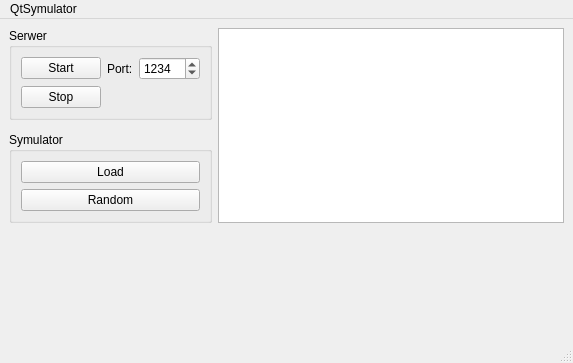
<?xml version="1.0" encoding="UTF-8"?>
<ui version="4.0">
 <class>MainWindow</class>
 <widget class="QMainWindow" name="MainWindow">
  <property name="geometry">
   <rect>
    <x>0</x>
    <y>0</y>
    <width>573</width>
    <height>363</height>
   </rect>
  </property>
  <property name="windowTitle">
   <string>QtSymulator</string>
  </property>
  <widget class="QWidget" name="centralwidget">
   <layout class="QGridLayout" name="gridLayout_2">
    <item row="0" column="1">
     <widget class="QGroupBox" name="groupBox">
      <property name="title">
       <string>Serwer</string>
      </property>
      <layout class="QGridLayout" name="gridLayout">
       <item row="1" column="0">
        <widget class="QPushButton" name="pushButtonStop">
         <property name="text">
          <string>Stop</string>
         </property>
        </widget>
       </item>
       <item row="0" column="0">
        <widget class="QPushButton" name="pushButtonStartServer">
         <property name="text">
          <string>Start</string>
         </property>
        </widget>
       </item>
       <item row="0" column="2">
        <widget class="QSpinBox" name="spinBox">
         <property name="maximum">
          <number>65535</number>
         </property>
         <property name="value">
          <number>1234</number>
         </property>
        </widget>
       </item>
       <item row="0" column="1">
        <widget class="QLabel" name="label">
         <property name="text">
          <string>Port:</string>
         </property>
        </widget>
       </item>
      </layout>
     </widget>
    </item>
    <item row="0" column="3" rowspan="3">
     <widget class="QTextBrowser" name="textBrowserNetwork">
      <property name="enabled">
       <bool>true</bool>
      </property>
     </widget>
    </item>
    <item row="3" column="3">
     <spacer name="horizontalSpacer">
      <property name="orientation">
       <enum>Qt::Horizontal</enum>
      </property>
      <property name="sizeHint" stdset="0">
       <size>
        <width>40</width>
        <height>20</height>
       </size>
      </property>
     </spacer>
    </item>
    <item row="2" column="1">
     <widget class="QGroupBox" name="groupBox_2">
      <property name="title">
       <string>Symulator</string>
      </property>
      <layout class="QGridLayout" name="gridLayout_3">
       <item row="0" column="0">
        <widget class="QPushButton" name="pushButtonLoadFile">
         <property name="text">
          <string>Load</string>
         </property>
        </widget>
       </item>
       <item row="1" column="0">
        <widget class="QPushButton" name="pushButtonRandom">
         <property name="text">
          <string>Random</string>
         </property>
        </widget>
       </item>
      </layout>
     </widget>
    </item>
    <item row="3" column="1">
     <spacer name="verticalSpacer">
      <property name="orientation">
       <enum>Qt::Vertical</enum>
      </property>
      <property name="sizeHint" stdset="0">
       <size>
        <width>20</width>
        <height>40</height>
       </size>
      </property>
     </spacer>
    </item>
   </layout>
  </widget>
  <widget class="QMenuBar" name="menubar">
   <property name="geometry">
    <rect>
     <x>0</x>
     <y>0</y>
     <width>573</width>
     <height>21</height>
    </rect>
   </property>
   <widget class="QMenu" name="menu">
    <property name="title">
     <string>QtSymulator</string>
    </property>
   </widget>
   <addaction name="menu"/>
  </widget>
  <widget class="QStatusBar" name="statusbar"/>
 </widget>
 <resources/>
 <connections/>
</ui>
